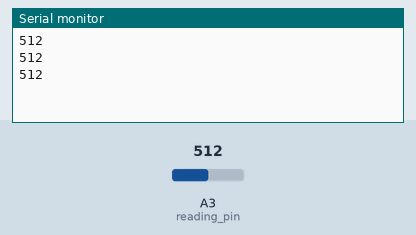
A sketch run on a simulated Arduino Uno, built with avr-gcc and run on an emulated ATmega328P. On the bench: the last lines printed to the serial monitor. The test bench sets the inputs (shaded band); at power-on: A3 (reading_pin) = 512.

Above: at 1.3 s.
1.4 s: A3 (reading_pin) set to 716
At 1.9 s:
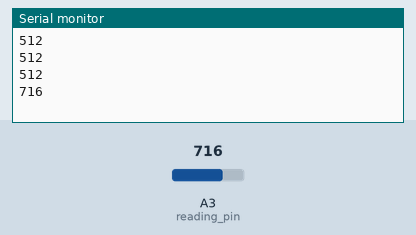
2.9 s: A3 (reading_pin) set to 900
At 3.4 s:
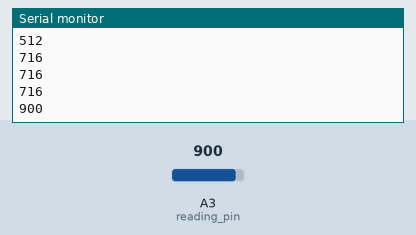
Timing chart, 0 to 5.9 s (numbered marks = the images above; inputs shaded):
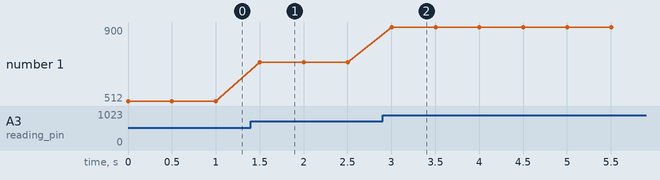

Measured:
- after the input at 1.4 s, the serial monitor: prints a new line after 0.10 s (image 1)
- after the input at 2.9 s, the serial monitor: prints a new line after 0.10 s (image 2)
- plotted number 1: 512 → 716 after the input at 1.4 s, 716 → 900 after the input at 2.9 s

The sketch:

sketch_oct21b.ino
```cpp
// reading analog voltage
int reading_pin=A3; // here we declare and initialize our analog pin
int delay_time=500;
int voltage_reader=0; // to read the voltage

void setup() {
  // put your setup code here, to run once:
pinMode(reading_pin,INPUT);
Serial.begin(9600); // set up the serial monitor such that we can read the voltage


}

void loop() {
  // put your main code here, to run repeatedly:
voltage_reader=analogRead(reading_pin);
Serial.println(voltage_reader);
delay(delay_time);
}
```
